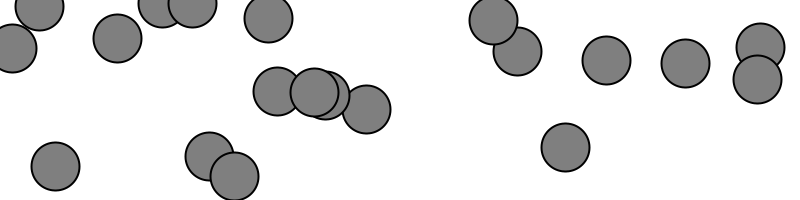
Frame 1 (no input)
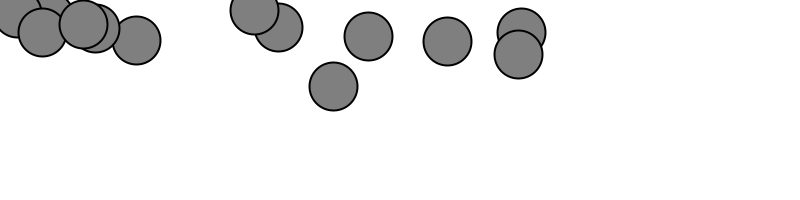
Frame 60 (the mouse pressed at the canvas centre just before this capture)
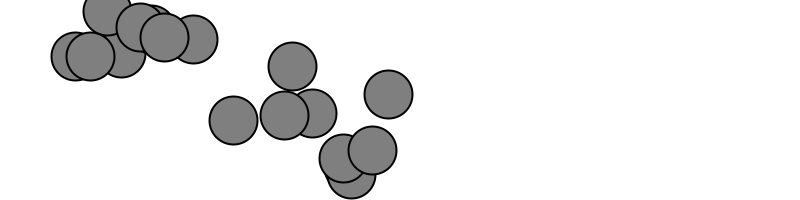
Frame 120 (the mouse held since frame 60 and released just before this capture)

The Processing sketch that drew these frames (run headless with seeded random() and noise(); from frame 60 on, the mouse is pressed at the canvas centre):

// Processing sketch: motion101_acceleration_array
// ── motion101_acceleration_array.pde
Mover[] movers = new Mover[20];

void setup() {
  size(800,200);
  smooth();
  for (int i = 0; i < movers.length; i++) {
    movers[i] = new Mover(); 
  }
}

void draw() {
  
  background(255);

  
  for (int i = 0; i < movers.length; i++) {
    movers[i].update();
    movers[i].display(); 
  }
}



// ── Mover.pde
/**
 * Acceleration with Vectors 
 * by Daniel Shiffman.  
 * 
 * Demonstration of the basics of motion with vector.
 * A "Mover" object stores location, velocity, and acceleration as vectors
 * The motion is controlled by affecting the acceleration (in this case towards the mouse)
 */


class Mover {

  // The Mover tracks location, velocity, and acceleration 
  PVector location;
  PVector velocity;
  PVector acceleration;
  // The Mover's maximum speed
  float topspeed;

  Mover() {
    // Start in the center
    location = new PVector(random(width),random(height));
    velocity = new PVector(0,0);
    topspeed = 5;
  }

  void update() {
    
    // Compute a vector that points from location to mouse
    PVector mouse = new PVector(mouseX,mouseY);
    PVector acceleration = PVector.sub(mouse,location);
    // Set magnitude of acceleration
    acceleration.setMag(0.2);
    
    // Velocity changes according to acceleration
    velocity.add(acceleration);
    // Limit the velocity by topspeed
    velocity.limit(topspeed);
    // Location changes by velocity
    location.add(velocity);
  }

  void display() {
    stroke(0);
    strokeWeight(2);
    fill(127);
    ellipse(location.x,location.y,48,48);
  }

}
